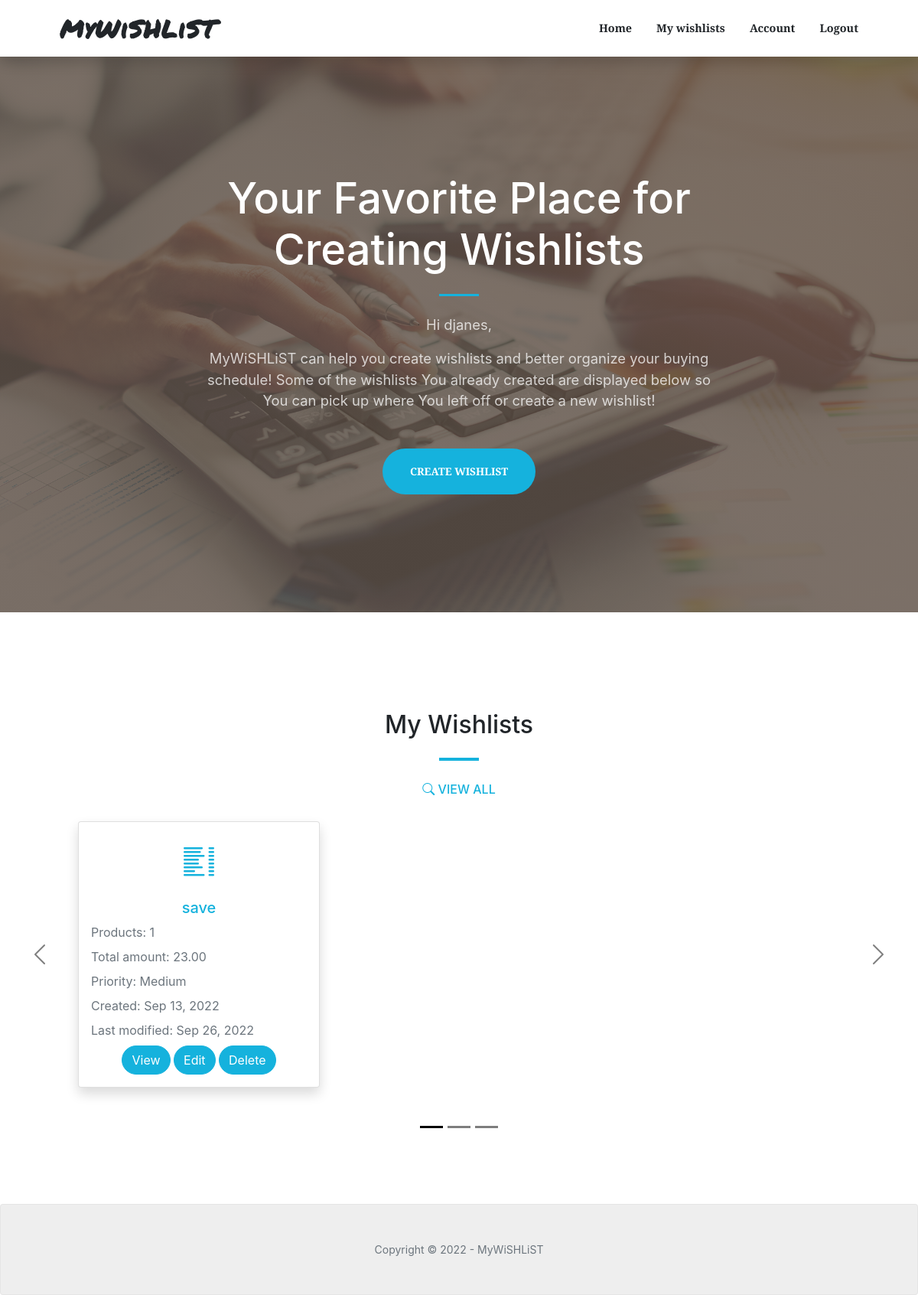
The app's page / (signed in) with its own data.
### account/models.py (models this page shows, shortened)
class Account(models.Model):
    user = models.OneToOneField(User, on_delete=models.CASCADE, null=True, blank=True)
    name = models.CharField(max_length=200, null=True, blank=True)
    username = models.CharField(max_length=200, null=True, blank=True, unique=True)
    email = models.EmailField(max_length=200, null=True, blank=True, unique=True)
    created = models.DateTimeField(auto_now_add=True)
    id = models.UUIDField(default=uuid.uuid4, unique=True, primary_key=True, editable=False)

### wishlists/models.py (models this page shows, shortened)
class Wishlist(models.Model):
    class PriorityChoices(models.IntegerChoices):
        low = 1, _('Low')
        medium = 3, _('Medium')
        high = 5, _('High')
    id = models.UUIDField(default=uuid.uuid4, unique=True, primary_key=True, editable=False)
    owner = models.ForeignKey(Account, null=True, blank=True, on_delete=models.CASCADE)
    title = models.CharField(max_length=200)
    priority = models.IntegerField(choices=PriorityChoices.choices, default=PriorityChoices.low)
    created = models.DateTimeField(auto_now_add=True)
    modified = models.DateTimeField(auto_now=True)
    class Meta:
        ordering = ['-modified']
    @property
    def total_products(self):
        try:
            products = self.product_set.all()
            return products.count()
        except AttributeError:
            return 0
    @property
    def grand_total_price(self):
        try:
            products = self.product_set.all()
            total = 0
            for product in products:
                total += product.total_price
            return total
        except AttributeError:
            return 0

class Product(models.Model):
    class PriorityChoices(models.IntegerChoices):
        low = 1, _('Low')
        medium = 3, _('Medium')
        high = 5, _('High')
    id = models.UUIDField(default=uuid.uuid4, unique=True, primary_key=True, editable=False)
    name = models.CharField(max_length=2000)
    quantity = models.IntegerField(default=1)
    price = models.DecimalField(max_digits=9, decimal_places=2, default=0.00)
    currency = models.ForeignKey('Currency', on_delete=models.CASCADE)
    url = models.CharField(max_length=2000, blank=True, null=True)
    priority = models.IntegerField(choices=PriorityChoices.choices, default=PriorityChoices.low)
    wishlist = models.ForeignKey('Wishlist', null=True, blank=True, on_delete=models.CASCADE)
    @property
    def total_price(self):
        return self.price * self.quantity

### mywishlist/views.py (the view)
# urls.py: path('', views.home_view, name="home"),
def home_view(request):
    if request.user.is_authenticated:
        account = request.user.account
        wishlists = account.wishlist_set.all()
        context = {
            'wishlists': wishlists,
            'account': account,
            }
    else:
        context = {}
    return render(request, 'index.html', context)

### templates/index.html (shortened to what this page needs)
{% extends 'main.html' %}
{% load static %}
{% block content %}
<header class="masthead">
    <div class="container px-4 px-lg-5 h-100">
        <div class="row gx-4 gx-lg-5 h-100 align-items-center justify-content-center text-center">
            <div class="col-lg-8 align-self-end">
                <h1 class="text-white font-weight-bold">Your Favorite Place for Creating Wishlists</h1>
                <hr class="divider" />
            </div>
            <div class="col-lg-8 align-self-baseline">
                {% if request.user.is_authenticated %}
                <p class="text-white-75 mb-3">Hi {{account.username}},</p>
                <p class="text-white-75 mb-5">MyWiSHLiST can help you create wishlists and better organize your buying schedule!
                    {% if not wishlists %}
                    Start wishing and some of Your wishlists will be displayed below!</p>
                    {% else %}
                    Some of the wishlists You already created are displayed below so You can pick up where You left off or create a new wishlist!</p>
                    {% endif %}
                <a class="btn btn-primary btn-xl" href="{% url 'create-wishlist' %}">Create wishlist</a>
                {% else %}
                <p class="text-white-75 mb-5">MyWiSHLiST can help you create wishlists and better organize your buying schedule! Just create an account, log in and start wishing! Oh, and it's FREE!</p>
                <a class="btn btn-primary btn-xl" href="{% url 'login' %}">Login</a>
                {% endif %}
            </div>
        </div>
    </div>
</header>
{% if request.user.is_authenticated %}
{% if wishlists %}
<section class="page-section-custom" id="wishlists">
    <div class="container px-4 px-lg-5">
        <h2 class="text-center">My Wishlists</h2>
        <hr class="divider" />
        <h6 class="text-center pt-1"><a href="{% url 'wishlists' %}"><i class="bi bi-search"></i> VIEW ALL</a></h6>
        <div id="carouselExampleCaptions" class="carousel slide" data-bs-ride="carousel">
            <div class="carousel-indicators">
            <button type="button" data-bs-target="#carouselExampleCaptions" data-bs-slide-to="0" class="active" aria-current="true" aria-label="Slide 1"></button>
            <button type="button" data-bs-target="#carouselExampleCaptions" data-bs-slide-to="1" aria-label="Slide 2"></button>
            <button type="button" data-bs-target="#carouselExampleCaptions" data-bs-slide-to="2" aria-label="Slide 3"></button>
            </div>
            <div class="carousel-inner">
                <div class="carousel-item active">
                    <div class="row p-4">
                        {% for wishlist in wishlists|slice:":9" %}
                        <div class="col-sm-4 d-none d-lg-block">
                            <div class="card shadow">
                                <div class="pt-4 text-center">
                                    <a href="{% url 'wishlist' wishlist.id %}"><i class="bi-list-columns fs-1"></i></a>
                                </div>
                                <div class="card-body">
                                    <h5 class="card-title text-center"><a href="{% url 'wishlist' wishlist.id %}">{{wishlist.title}}</a></h5>
                                    <p class="card-text text-muted">Products: {{wishlist.total_products}}</p>
                                    <p class="card-text text-muted">Total amount: {{wishlist.grand_total_price}}</p>
                                    <p class="card-text text-muted">Priority: {{wishlist.get_priority_display}}</p>
                                    <p class="card-text text-muted">Created: {{wishlist.created|date:"M d, Y"}}</p>
                                    <p class="card-text text-muted">Last modified: {{wishlist.modified|date:"M d, Y"}}</p>
                                    <div class="text-center">
                                        <a href="{% url 'wishlist' wishlist.id %}" class="btn btn-primary">View</a>
                                        <a href="{% url 'update-wishlist' wishlist.id %}" class="btn btn-primary">Edit</a>
                                        <a href="{% url 'delete-wishlist' wishlist.id %}" class="btn btn-primary">Delete</a>
                                    </div>
                                </div>
                            </div>
                        </div>
                    {% endfor %}
                    </div>
                </div>
            </div>
            <button class="carousel-control-prev" type="button" data-bs-target="#carouselExampleCaptions" data-bs-slide="prev">
            <span class="carousel-control-prev-icon" aria-hidden="true"></span>
            </button>
            <button class="carousel-control-next" type="button" data-bs-target="#carouselExampleCaptions" data-bs-slide="next">
            <span class="carousel-control-next-icon" aria-hidden="true"></span>
            </button>
        </div>
    </div>
</section>
{% endif %}
{% endif %}
{% endblock %}

### records on screen
Account: username "djanes"
Wishlist: title "save", total_products "1", grand_total_price "23.00", priority "Medium", created "Sep 13, 2022", modified "Sep 26, 2022"
